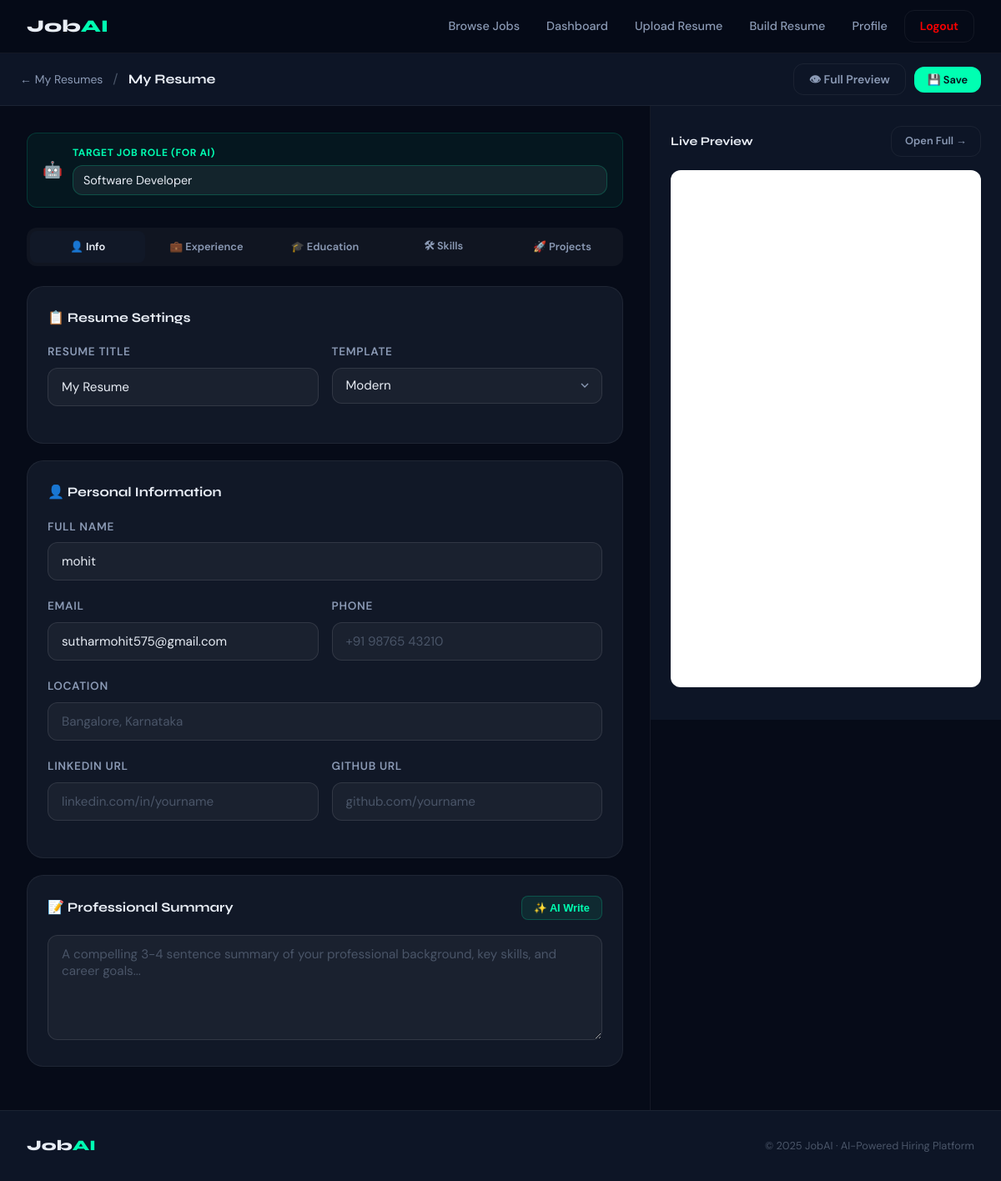
Screenshot of /resumes/builder/1/edit/ (signed in) with the database file from the repository.
### resumes/models.py (models this page shows, shortened)
class ResumeBuilder(models.Model):
    TEMPLATE_CHOICES = [
        ('modern', 'Modern'),
        ('classic', 'Classic'),
        ('minimal', 'Minimal'),
    ]
    user = models.ForeignKey(settings.AUTH_USER_MODEL, on_delete=models.CASCADE, related_name='built_resumes')
    title = models.CharField(max_length=100, default='My Resume')
    template = models.CharField(max_length=20, choices=TEMPLATE_CHOICES, default='modern')
    full_name = models.CharField(max_length=100, blank=True)
    email = models.EmailField(blank=True)
    phone = models.CharField(max_length=20, blank=True)
    location = models.CharField(max_length=100, blank=True)
    linkedin = models.URLField(blank=True)
    github = models.URLField(blank=True)
    website = models.URLField(blank=True)
    summary = models.TextField(blank=True)
    experience = models.TextField(blank=True, default='[]')  # JSON
    education = models.TextField(blank=True, default='[]')   # JSON
    skills = models.TextField(blank=True)
    projects = models.TextField(blank=True, default='[]')    # JSON
    certifications = models.TextField(blank=True)
    ai_enhanced = models.BooleanField(default=False)
    created_at = models.DateTimeField(auto_now_add=True)
    updated_at = models.DateTimeField(auto_now=True)

### resumes/views.py (the view)
# urls.py: path('builder/<int:pk>/edit/', views.builder_edit, name='builder_edit'),
@login_required
def builder_edit(request, pk):
    resume = get_object_or_404(ResumeBuilder, pk=pk, user=request.user)
    context = {
        'resume': resume,
        'experience_json': json.dumps(_safe_json(resume.experience, [])),
        'education_json':  json.dumps(_safe_json(resume.education, [])),
        'projects_json':   json.dumps(_safe_json(resume.projects, [])),
    }
    return render(request, 'resumes/builder_edit.html', context)

### accounts/models.py (called while the page is built)
    def is_seeker(self):
        return self.role == 'seeker'

### resumes/views.py (called while the page is built)
def _safe_json(val, default):
    try:
        return json.loads(val) if val else default
    except Exception:
        return default

### templates/resumes/builder_edit.html (shortened to what this page needs)
{% extends 'base.html' %}
{% block content %}
<div style="background:var(--bg2);border-bottom:1px solid var(--card-border);padding:12px 24px;display:flex;align-items:center;justify-content:space-between;gap:12px;flex-wrap:wrap;position:sticky;top:64px;z-index:50;">
    <div style="display:flex;align-items:center;gap:12px;">
        <a href="{% url 'builder_list' %}" style="color:var(--text2);text-decoration:none;font-size:0.875rem;">← My Resumes</a>
        <span style="color:var(--text3);">/</span>
        <span style="font-family:var(--font-display);font-weight:700;">{{ resume.title }}</span>
    </div>
    <div style="display:flex;gap:10px;align-items:center;">
        <a href="{% url 'builder_preview' resume.pk %}" target="_blank" class="btn-outline-sm">👁 Full Preview</a>
        <button onclick="saveResume()" class="btn btn-primary btn-sm" id="save-btn">💾 Save</button>
    </div>
</div>
<div class="builder-layout">
    <div class="builder-form">
        <form id="resume-form" method="post" action="{% url 'builder_save' resume.pk %}">
            <div style="display:flex;align-items:center;gap:12px;margin-bottom:24px;padding:14px 18px;background:rgba(0,255,178,0.05);border:1px solid rgba(0,255,178,0.15);border-radius:var(--radius);">
                <span style="font-size:1.2rem;">🤖</span>
                <div style="flex:1;">
                    <label style="font-size:0.75rem;color:var(--accent);font-weight:700;text-transform:uppercase;letter-spacing:0.05em;display:block;margin-bottom:4px;">Target Job Role (for AI)</label>
                    <input type="text" id="job_role" value="Software Developer" class="form-control" style="background:rgba(255,255,255,0.06);border-color:rgba(0,255,178,0.2);padding:8px 12px;font-size:0.9rem;" placeholder="e.g. Full Stack Developer, Data Scientist...">
                </div>
            </div>
            <div class="tab-bar">
                <button type="button" class="tab-btn active" onclick="switchTab('info')">👤 Info</button>
                <button type="button" class="tab-btn" onclick="switchTab('experience')">💼 Experience</button>
                <button type="button" class="tab-btn" onclick="switchTab('education')">🎓 Education</button>
                <button type="button" class="tab-btn" onclick="switchTab('skills')">🛠 Skills</button>
                <button type="button" class="tab-btn" onclick="switchTab('projects')">🚀 Projects</button>
            </div>
            <div class="tab-section active" id="tab-info">
                <div class="section-block">
                    <div class="section-block-title">📋 Resume Settings</div>
                    <div class="form-grid-2">
                        <div class="form-group">
                            <label class="form-label">Resume Title</label>
                            <input type="text" name="title" value="{{ resume.title }}" class="form-control" placeholder="e.g. Senior Dev Resume" oninput="updatePreview()">
                        </div>
                        <div class="form-group">
                            <label class="form-label">Template</label>
                            <select name="template" class="form-control" onchange="updatePreview()">
                                <option value="modern"  {% if resume.template == 'modern'  %}selected{% endif %}>Modern</option>
                            </select>
                        </div>
                    </div>
                </div>
                <div class="section-block">
                    <div class="section-block-title">👤 Personal Information</div>
                    <div class="form-group">
                        <label class="form-label">Full Name</label>
                        <input type="text" name="full_name" value="{{ resume.full_name }}" class="form-control" placeholder="Arjun Sharma" oninput="updatePreview()">
                    </div>
                    <div class="form-grid-2">
                        <div class="form-group">
                            <label class="form-label">Email</label>
                            <input type="email" name="email" value="{{ resume.email }}" class="form-control" placeholder="you@email.com" oninput="updatePreview()">
                        </div>
                        <div class="form-group">
                            <label class="form-label">Phone</label>
                            <input type="text" name="phone" value="{{ resume.phone }}" class="form-control" placeholder="+91 98765 43210" oninput="updatePreview()">
                        </div>
                    </div>
                    <div class="form-group">
                        <label class="form-label">Location</label>
                        <input type="text" name="location" value="{{ resume.location }}" class="form-control" placeholder="Bangalore, Karnataka" oninput="updatePreview()">
                    </div>
                    <div class="form-grid-2">
                        <div class="form-group">
                            <label class="form-label">LinkedIn URL</label>
                            <input type="url" name="linkedin" value="{{ resume.linkedin }}" class="form-control" placeholder="linkedin.com/in/yourname" oninput="updatePreview()">
                        </div>
                        <div class="form-group">
                            <label class="form-label">GitHub URL</label>
                            <input type="url" name="github" value="{{ resume.github }}" class="form-control" placeholder="github.com/yourname" oninput="updatePreview()">
                        </div>
                    </div>
                </div>
                <div class="section-block">
                    <div class="section-block-title" style="justify-content:space-between;">
                        📝 Professional Summary
                        <button type="button" class="ai-btn" onclick="aiEnhance('summary', 'summary')">✨ AI Write</button>
                    </div>
                    <textarea name="summary" id="summary" class="form-control" rows="5" placeholder="A compelling 3-4 sentence summary of your professional background, key skills, and career goals..." oninput="updatePreview()">{{ resume.summary }}</textarea>
                </div>
            </div>
        </form>
    </div>
    <div class="builder-panel">
        <div style="display:flex;align-items:center;justify-content:space-between;margin-bottom:16px;">
            <span style="font-family:var(--font-display);font-weight:700;font-size:0.9rem;">Live Preview</span>
            <a href="{% url 'builder_preview' resume.pk %}" target="_blank" class="btn-outline-sm btn-sm">Open Full →</a>
        </div>
        <iframe id="preview-iframe" class="preview-frame" src="{% url 'builder_preview' resume.pk %}"></iframe>
    </div>
</div>
{% endblock %}

### static/css/main.css (style rules this page uses)
:root { --bg: #060B18; --bg2: #0D1526; --bg3: #121D35; --card: #111827; --card-border: rgba(255, 255, 255, 0.06); --text: #E8EDF5; --text2: #8B9AB5; --text3: #4A5568; --accent: #00FFB2; --accent2: #3B82F6; --accent3: #8B5CF6; --danger: #EF4444; --warning: #F59E0B; --success: #10B981; --font-display: 'Syne', sans-serif; --font-body: 'DM Sans', sans-serif; --radius: 12px; --radius-lg: 20px; --shadow: 0 4px 24px rgba(0, 0, 0, 0.4); --glow: 0 0 40px rgba(0, 255, 178, 0.12); }
*, *::before, *::after { box-sizing: border-box; margin: 0; padding: 0; }
html { scroll-behavior: smooth; }
body { background: var(--bg); color: var(--text); font-family: var(--font-body); font-size: 16px; line-height: 1.6; min-height: 100vh; display: flex; flex-direction: column; }
.btn, .btn-primary, .btn-outline, .btn-danger, .btn-success { display: inline-flex; align-items: center; gap: 8px; padding: 12px 28px; border-radius: var(--radius); font-weight: 600; cursor: pointer; transition: all 0.2s; border: none; text-decoration: none; font-family: var(--font-body); font-size: 0.95rem; justify-content: center; }
.btn-primary { background: var(--accent); color: #060B18; }
.btn-sm { padding: 7px 16px !important; font-size: 0.8rem !important; }
.btn-outline-sm { display: inline-flex; align-items: center; gap: 8px; background: transparent; color: var(--text2); padding: 7px 18px; font-size: 0.875rem; border-radius: var(--radius); font-weight: 600; cursor: pointer; transition: all 0.2s; border: 1px solid var(--card-border); text-decoration: none; font-family: var(--font-body); }
.form-group { margin-bottom: 20px; }
.form-label { display: block; font-size: 0.85rem; font-weight: 600; color: var(--text2); margin-bottom: 8px; text-transform: uppercase; letter-spacing: 0.05em; }
.form-control { width: 100%; background: rgba(255, 255, 255, 0.04); border: 1px solid rgba(255, 255, 255, 0.1); border-radius: var(--radius); padding: 12px 16px; color: var(--text); font-family: var(--font-body); font-size: 0.95rem; transition: all 0.2s; outline: none; }
.form-control::placeholder { color: var(--text3); }
select.form-control { cursor: pointer; appearance: none; background-repeat: no-repeat; background-position: right 12px center; padding-right: 40px; }
textarea.form-control { resize: vertical; min-height: 120px; }
.form-grid-2 { display: grid; grid-template-columns: 1fr 1fr; gap: 16px; }

### templates/resumes/builder_edit.html (style rules this page uses)
.builder-layout { display: grid; grid-template-columns: 1fr 420px; gap: 0; min-height: calc(100vh - 64px); }
.builder-form { padding: 32px; overflow-y: auto; border-right: 1px solid var(--card-border); }
.builder-panel { background: var(--bg2); padding: 24px; overflow-y: auto; position: sticky; top: 64px; height: calc(100vh - 64px); }
.section-block { background: var(--card); border: 1px solid var(--card-border); border-radius: var(--radius-lg); padding: 24px; margin-bottom: 20px; }
.section-block-title { font-family: var(--font-display); font-weight: 700; font-size: 1rem; margin-bottom: 18px; display: flex; align-items: center; gap: 8px; }
.ai-btn { display: inline-flex; align-items: center; gap: 6px; background: rgba(0,255,178,0.08); border: 1px solid rgba(0,255,178,0.2); color: var(--accent); padding: 6px 14px; border-radius: 8px; font-size: 0.8rem; font-weight: 600; cursor: pointer; transition: all 0.2s; }
.tab-bar { display: flex; gap: 4px; margin-bottom: 24px; background: rgba(255,255,255,0.04); border-radius: var(--radius); padding: 4px; }
.tab-btn { flex: 1; padding: 8px; border: none; background: transparent; color: var(--text2); border-radius: 8px; cursor: pointer; font-size: 0.8rem; font-weight: 600; transition: all 0.2s; font-family: var(--font-body); }
.tab-btn.active { background: var(--card); color: var(--text); }
.tab-section { display: none; }
.tab-section.active { display: block; }
.preview-frame { width: 100%; height: calc(100vh - 180px); border: none; border-radius: var(--radius); background: white; }

### rows the page displays
ResumeBuilder: title "My Resume", template "Modern", full_name "mohit", email "sutharmohit575@gmail.com"
